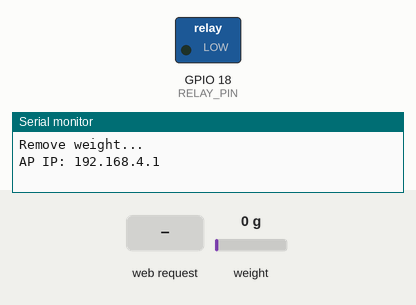
The sketch below on a simulated ESP32. Shown: switched loads named in the sketch (green lamp = pin HIGH), the last lines printed to the serial monitor. Inputs (shaded band) come from the test bench; at power-on: weight on the scale 0 g.

Above: at 4.2 s.
4.3 s: HTTP request GET /post?product=sanaa received
At 4.9 s:
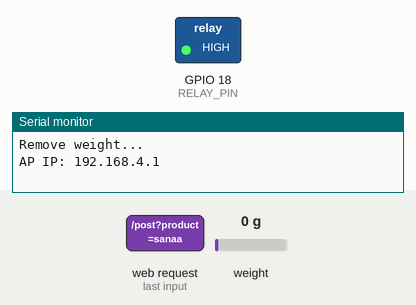
7.3 s: HTTP request GET /post?product=kinza received
At 9.9 s:
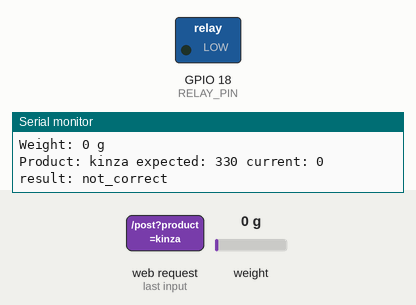
10.3 s: HTTP request GET /post?product=haniah received
At 10.6 s:
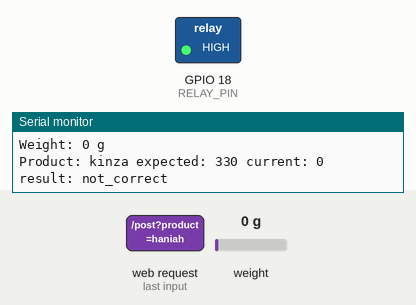
Timing chart, 0 to 13.8 s (numbered marks = the images above; inputs shaded):
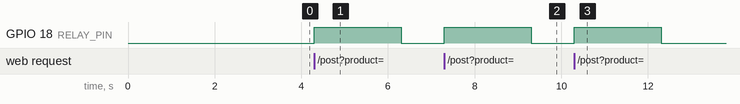

Measured:
- after the input at 4.3 s, GPIO 18 (RELAY_PIN): LOW → HIGH at once, → LOW 2.0 s later
- after the input at 7.3 s, GPIO 18 (RELAY_PIN): LOW → HIGH at once, → LOW 2.0 s later
- after the input at 10.3 s, GPIO 18 (RELAY_PIN): LOW → HIGH at once, → LOW 2.0 s later

The sketch:

esp32_3.ino
```cpp
//http://192.168.4.1/
// fateh
#include <WiFi.h>
#include <WebServer.h>

#include "HX711.h"

#define HX711_DT  4
#define HX711_SCK 5
#define RELAY_PIN 18

HX711 scale;
int scale_factor=300;

const char* ssid = "ESP32_CASHIER";
const char* password = "12345678";

WebServer server(80);

// ===== إعدادات =====
const int rang = 100;          // سماحية
int time_on_motor = 2000;      // زمن تشغيل الموتور

// ===== الحالة التي ستظهر في الواجهة =====
String last_product = "-";
int expected_weight = 0;
int current_weight  = 0;
String last_result  = "waiting";   // waiting / correct / not_correct / non_or_other / unknown

// ===== قراءة الوزن (مؤقت) =====
void read_weight_current() {
  if (scale.is_ready()) {
    current_weight = scale.get_units(5); // متوسط 5 قراءات
    Serial.print("Weight: ");
    Serial.print(current_weight);
    Serial.println(" g");
  } else {
    Serial.println("HX711 not ready");
  }
}

void turn_on_motor() {
  digitalWrite(RELAY_PIN, HIGH);
  delay(time_on_motor);
  digitalWrite(RELAY_PIN, LOW);
}

void weight_check_and_update_result() {
  read_weight_current();
  if (abs(current_weight - expected_weight) <= rang) {
    last_result = "correct";
  } else {
    last_result = "not_correct";
  }
}

// ===== صفحة الويب HTML =====
const char MAIN_page[] PROGMEM = R"rawliteral(
<!doctype html>
<html>
<head>
  <meta charset="utf-8" />
  <meta name="viewport" content="width=device-width,initial-scale=1" />
  <title>Smart Cashier</title>
  <style>
    body{font-family:Arial; padding:16px;}
    .card{border:1px solid #ddd; border-radius:12px; padding:14px; max-width:420px;}
    .row{display:flex; justify-content:space-between; padding:8px 0; border-bottom:1px dashed #eee;}
    .row:last-child{border-bottom:none;}
    .ok{color:green; font-weight:700;}
    .bad{color:red; font-weight:700;}
    .muted{color:#666;}
  </style>
</head>
<body>
  <h2>Smart Cashier - ESP32</h2>

  <div class="card">
    <div class="row"><span class="muted">Product</span><span id="p">-</span></div>
    <div class="row"><span class="muted">Expected (g)</span><span id="ew">0</span></div>
    <div class="row"><span class="muted">Current (g)</span><span id="cw">0</span></div>
    <div class="row"><span class="muted">Result</span><span id="r">waiting</span></div>
  </div>

  <script>
    async function refresh(){
      try{
        const res = await fetch('/status');
        const j = await res.json();
        document.getElementById('p').textContent  = j.product;
        document.getElementById('ew').textContent = j.expected_weight;
        document.getElementById('cw').textContent = j.current_weight;

        const rEl = document.getElementById('r');
        rEl.textContent = j.result;

        rEl.className = '';
        if(j.result === 'correct') rEl.classList.add('ok');
        if(j.result === 'not_correct') rEl.classList.add('bad');
      }catch(e){
        // تجاهل
      }
    }
    setInterval(refresh, 500); // تحديث كل نصف ثانية
    refresh();
  </script>
</body>
</html>
)rawliteral";

// ===== Endpoints =====

// 1) الصفحة الرئيسية
void handleRoot() {
  server.send(200, "text/html", MAIN_page);
}

// 2) حالة النظام للواجهة (JSON)
void handleStatus() {
  String json = "{";
  json += "\"product\":\"" + last_product + "\",";
  json += "\"expected_weight\":" + String(expected_weight) + ",";
  json += "\"current_weight\":" + String(current_weight) + ",";
  json += "\"result\":\"" + last_result + "\"";
  json += "}";
  server.send(200, "application/json", json);
}

// 3) استقبال المنتج من بايثون: /post?product=sanaa
void handlePost() {
  if (!server.hasArg("product")) {
    server.send(400, "text/plain", "Missing product");
    return;
  }

  String product = server.arg("product");
  product.trim();
  product.toLowerCase();

  last_product = product;
  last_result = "processing";

  // تحديد الوزن المتوقع
  if (product == "sanaa") expected_weight = 500;
  else if (product == "kinza") expected_weight = 330;
  else if (product == "sun top") expected_weight = 180;
  else if (product == "haniah") expected_weight = 250;
  else if (product == "marry") expected_weight = 210;
  else {
    last_result = "unknown";
    server.send(400, "text/plain", "Unknown product");
    return;
  }

  // تشغيل الموتور فقط لو المنتج له وزن (حسب منطقك)
    turn_on_motor();

  // فحص الوزن وتحديث النتيجة
  weight_check_and_update_result();

  // رد لبايثون
  server.send(200, "text/plain", last_result);

  // تشخيص
  Serial.print("Product: "); Serial.print(last_product);
  Serial.print(" expected: "); Serial.print(expected_weight);
  Serial.print(" current: "); Serial.print(current_weight);
  Serial.print(" result: "); Serial.println(last_result);
}

void setup() {
  Serial.begin(115200);

  pinMode(RELAY_PIN, OUTPUT);
  digitalWrite(RELAY_PIN, LOW);

  scale.begin(HX711_DT, HX711_SCK);

  Serial.println("Remove weight...");
  delay(2000);
  scale.set_scale(scale_factor);  // قيمة مبدئية
  scale.tare();


  WiFi.softAP(ssid, password);
  Serial.print("AP IP: ");
  Serial.println(WiFi.softAPIP()); // غالباً 192.168.4.1

  server.on("/", handleRoot);
  server.on("/status", handleStatus);
  server.on("/post", handlePost);

  server.begin();
}

void loop() {
  server.handleClient();
}
```
